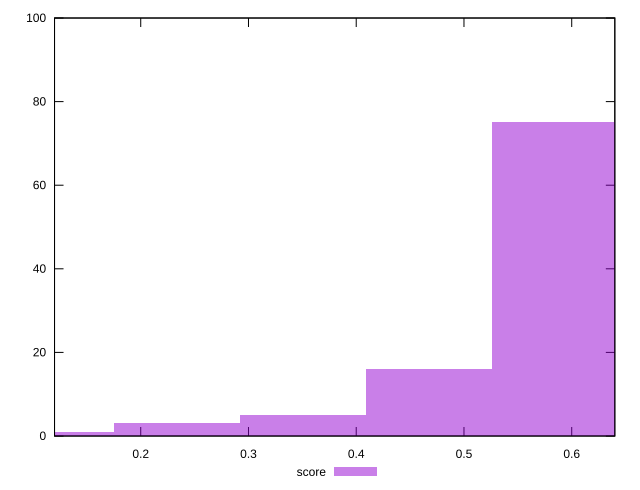

Recreate this plot in gnuplot.
reset

$score <<EOF
0.5849400413599601 75
0.4679520330879681 16
0.23397601654398406 3
0.3509640248159761 5
0.11698800827199203 1
EOF

set key outside below
set boxwidth 0.11698800827199203
set xrange [0.12:0.64]
set yrange [0:100]
set trange [0:100]
set style fill transparent solid 0.5 noborder
set terminal svg size 640, 490 enhanced background rgb 'white'
set output "reprap/mainthread-work-breakdown/samples/pages+cached+noexternal+nomedia+nocss/score/histogram.svg"

plot $score title "score" with boxes

reset
